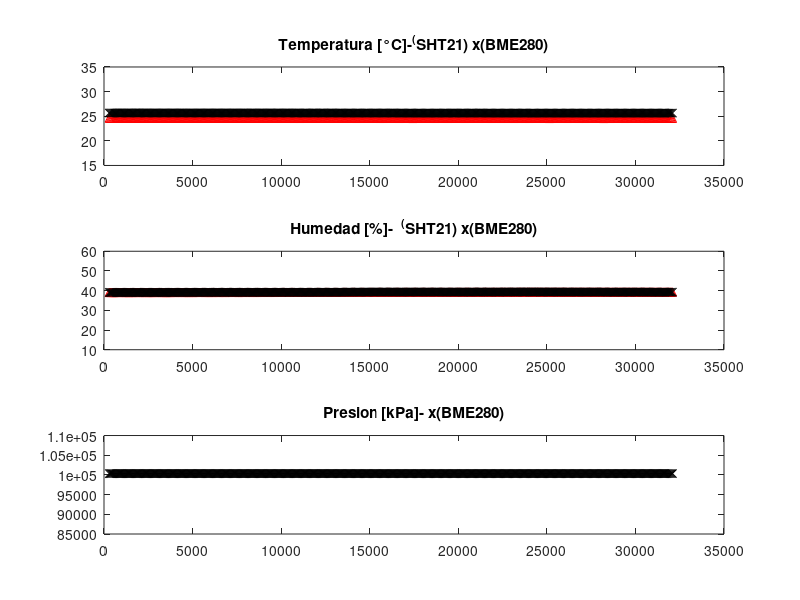
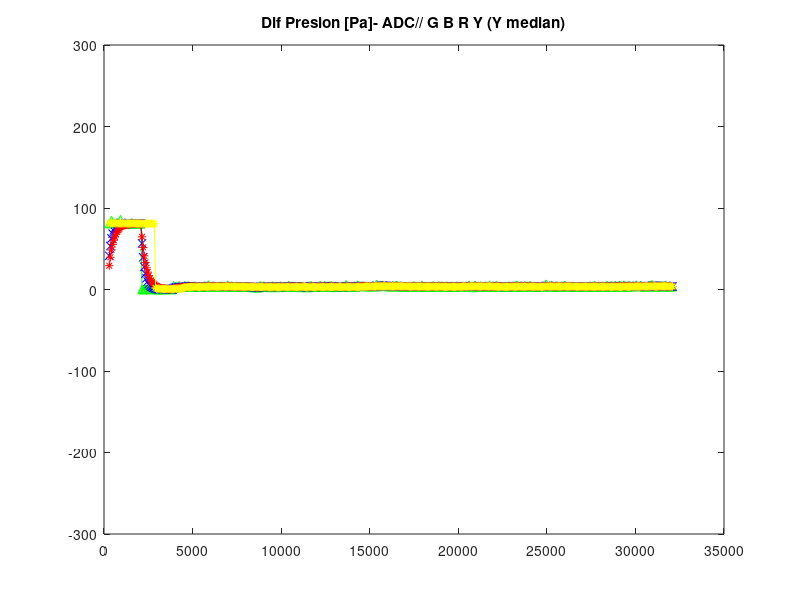
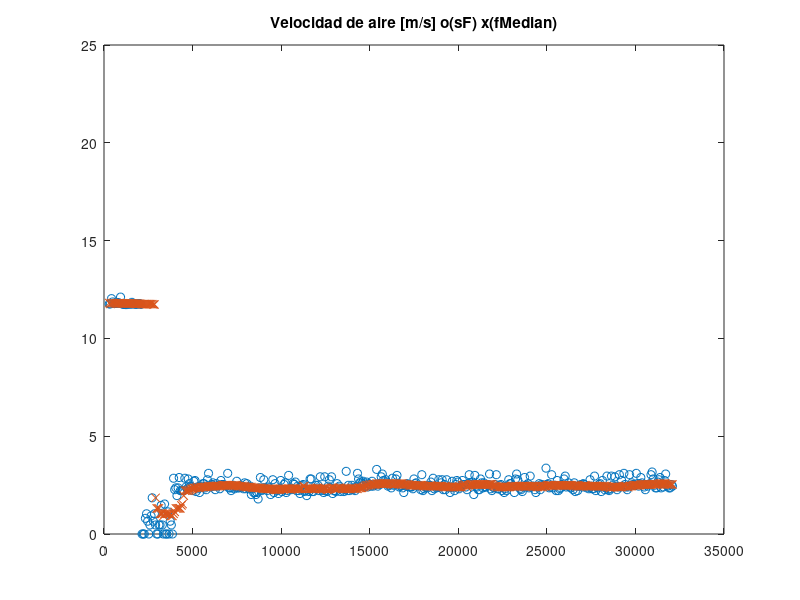
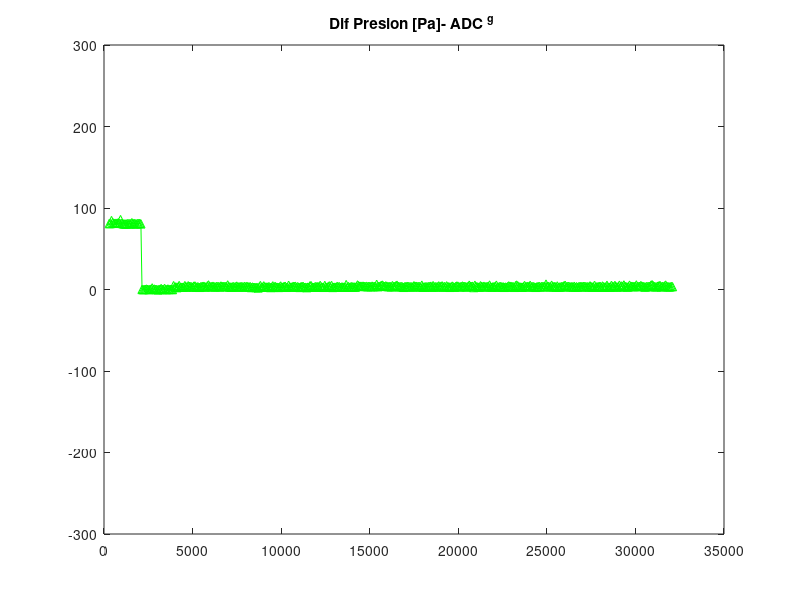

The MATLAB source for these figures, in order:
function cargar_220321
%%para leer despues los valores
%[A]=importdata('Temp1.dat'); %%SHT31
%[B]=importdata('Humi1.dat'); %%SHT31

[C]=importdata('Temp1.dat'); %%SHT21
[D]=importdata('Humi1.dat'); %%SHT21

[E]=importdata('Temp2.dat'); %%BME280
[F]=importdata('Humi2.dat'); %%BME280
[G]=importdata('Pres2.dat'); %%BME280

%%%%%%% Presion diferencial %%%%%%

[H1]=importdata('VolADC.dat'); %%ADC Voltaje
[I1]=importdata('DifP1.dat'); %%ADC Diferencia de presion

[IIa1ADC]=importdata('DifPcFAv1ADC.dat'); %%ADC DdP fA1
[IIIb1ADC]=importdata('DifPcFBv1ADC.dat'); %%ADC DdP fB1
[IIIIb1ADC]=importdata('DifPcFMv1ADC.dat'); %%ADC DdP fM


%%Velocidad
[JJJADC]=importdata('VelADC.dat'); %% ADC v sFiltro
[JJJADCb2]=importdata('VelADCb2.dat'); %%V ADC v fB2

[T]=importdata('Tiempo.dat'); %%vector de tiempo
[PWM]=importdata('PWM.dat'); %%vector de tiempo
[Den]=importdata('Den.dat'); %%vector de tiempo
[M]=importdata('Valoresmuestras.dat'); %%valor de muestras

%%[ALL]=[C,D,E,F,G,H1,I1,IIa1ADC,IIIb1ADC,IIIIb1ADC,JJJADC,JJJADCb2,T,PWM,Den,M];

%%csvwrite('csvlist1.csv',ALL);


    figure(1)
    subplot(311)
    plot(T,C,'r-^',T,E,'k-x');
    %%plot(T,E,'k-x');
    ylim([15 35]);
    title('Temperatura [°C]-^(SHT21) x(BME280)');
    
    subplot(312)
    plot(T,D,'r-^',T,F,'k-x');
    %%plot(T,F,'k-x');
    ylim([10 60]);
    title('Humedad [%]-  ^(SHT21) x(BME280)');

    subplot(313)
    plot(T,G,'k-x');
    ylim([85000 110000]);
    title('Presion [kPa]- x(BME280)');


    figure (3)
    
    plot(T,I1,'^-g',T,IIa1ADC,'b-x',T,IIIb1ADC,'r-*',T,IIIIb1ADC,'y-*');%,T,IIa2ADC,'k-x');%,T,IIa3ADC,'r-x'); 
    ylim([-300 300]);
    title('Dif Presion [Pa]- ADC// G B R Y (Y median)');

    

    figure(4)
    plot(T,JJJADC,'o',T,JJJADCb2,'x');
    ylim([0 25]);
    title('Velocidad de aire [m/s] o(sF) x(fMedian)');

    figure(5)
    plot(T,I1,'^-g');
     ylim([-300 300]);
    title('Dif Presion [Pa]- ADC ^g ');
    
    figure(6)
    plot(T,PWM,'^-k');
     ylim([0 1025]);
    title('PWM - T*');
    
    figure(7)
    plot(T,Den,'^-b');
     ylim([0 2]);
    title('Densidad del Aire - T (ms)*');


end
